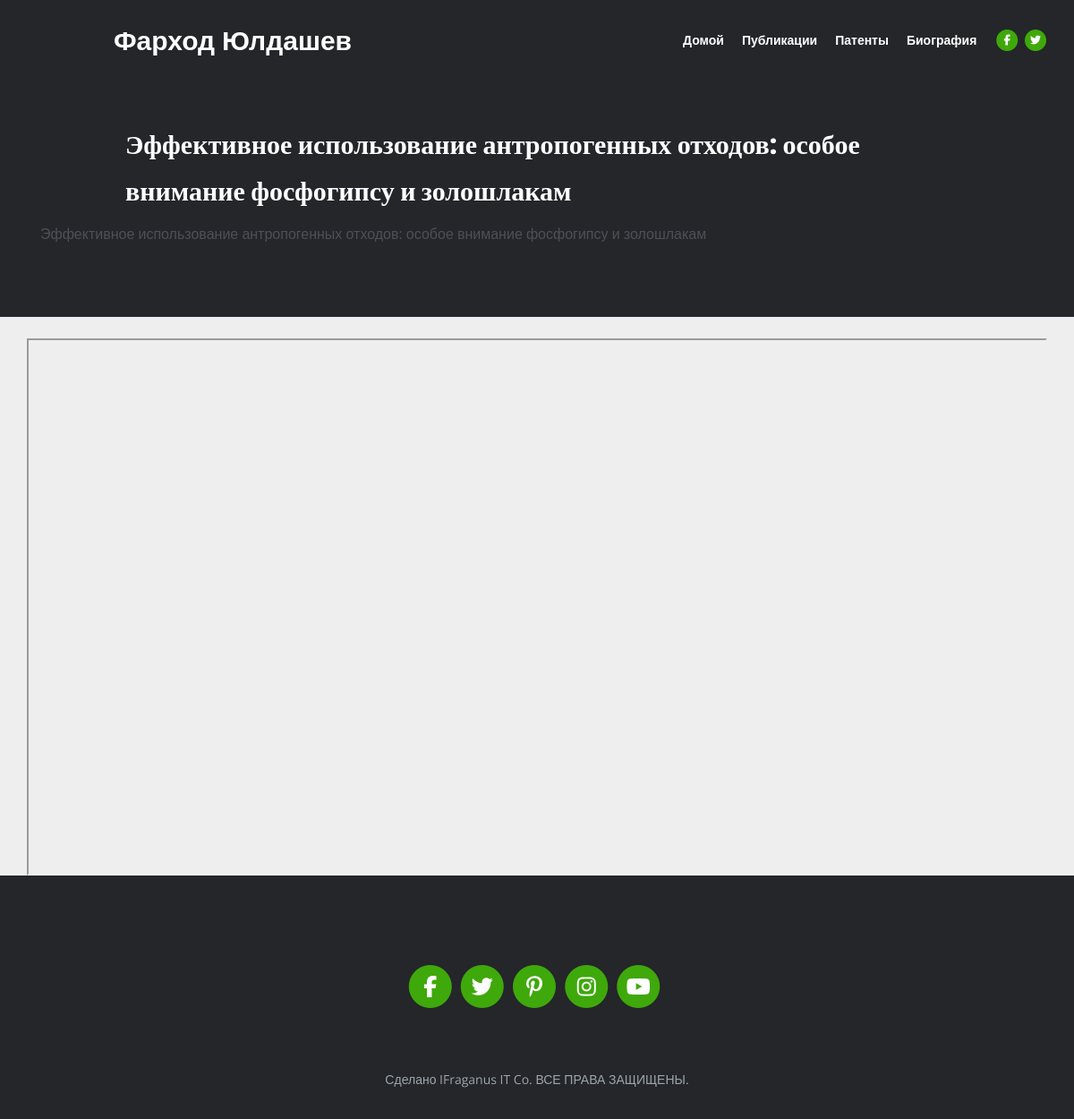
Page /project1 on the committed database.
### publication/models.py (models this page shows, shortened)
class Projects(models.Model):
    author = models.CharField(max_length=300)
    image = models.ImageField(upload_to="images/", blank=True, null=True)
    title = models.CharField(max_length=400)
    body = models.TextField()
    link = models.CharField(max_length=500)
    likeCount = models.IntegerField(default=0)
    views = models.IntegerField(default=0)
    publishedDate = models.DateField()

### publication/views.py (the view)
# urls.py: path('project<int:id>', projectDetail, name='project-detail'),
def projectDetail(request, id):
    project = get_object_or_404(Projects, pk=id)
    project.views = project.views + 1
    project.save()
    context = {
        "project": project
    }
    return render(request, "publication-detail.html", context)

### templates/publication-detail.html
{% extends "base.html" %}
{% load static %}
{% block content %}
    <header class="ex-header">
      <div class="container">
        <div class="row">
          <div class="col-xl-10 offset-xl-1">
            <h1 class="publication-description__title">
              {{project.title}}
            </h1>
          </div>
        </div>
          <p>{{project.body}}</p>
      </div>
    </header>
    <div class="ex-basic-1 pt-4">
      <div class="container">
        <div class="row">
          <iframe
            src="{{project.link}}"
            width="100%"
            height="600"
            data-v-21257570=""
          ></iframe>
        </div>
      </div>
    </div>
{% endblock content %}

### static/css/styles.css (style rules this page uses)
body, html { width: 100%; height: 100%; }
body { background-color: #eee; }
body, p { color: #4d5055; font: 400 1rem/1.625rem "Open Sans", arial; }
* { font-family: "Open Sans", arial; }
h1 { color: #24262a; font-weight: 700; font-size: 2.5rem; line-height: 3.25rem; font-family: "Poppins"; }
.ex-header { padding-top: 8.5rem; padding-bottom: 4rem; background-color: #24262a; }
.ex-header h1 { color: #ffffff; }
.publication-description__title, .title-link { font-size: 30px; }

### rows in the picture
Projects: title "Эффективное использование антропогенных отходов: особое внимание фосфогипсу и золошлакам", body "Эффективное использование антропогенных отходов: особое внимание фосфогипсу и золошлакам"
